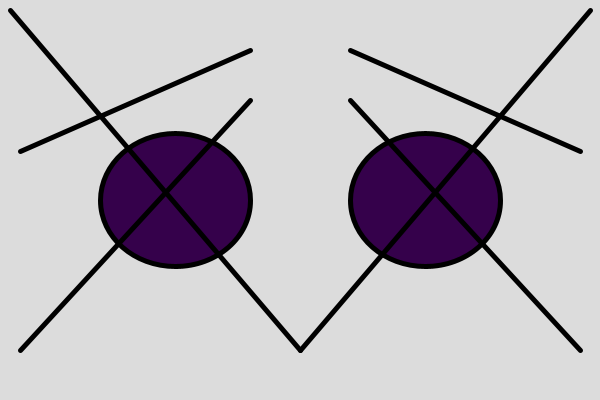
Frame 1 (no input)
Frame 60 (the mouse pressed at the canvas centre just before this capture): identical to frame 1, image omitted
Frame 120 (the mouse held since frame 60 and released just before this capture): identical to frame 1, image omitted

The Processing sketch that drew this single still picture (run headless with seeded random() and noise(); from frame 60 on, the mouse is pressed at the canvas centre):

// Processing sketch: processing_11743
// ── processing_11743.pde


/*
Create a variable to store a value that represents a "mode" within the program.
See how it's simply used in draw(), and changed in keyReleased()
-Here, we'll use a value of 0 to mean "symmetric mode" and 1 to mean asymmetric mode.

Briefly see
http://en.wikipedia.org/wiki/Finite-state_machine
and recognize how this is a 2 state machine, with transitions when the space bar is pressed.
How would you transition to symmetric with the 's' key and asymmetric with the 'a' key?
*/

int drawingMode = 0;

//some variables to model properties of our drawings:
float symmetryProperty1;
float symmetryProperty2;
//when you have multiple variables of the same type, you can create them like this:
float asymmetryProperty1, asymmetryProperty2, asymmetryProperty3;
float asymmetryProperty4, asymmetryProperty5;

//color palette = color(palette);


void setup() {
  size(600, 400);
  smooth();
  rectMode(CENTER);
  colorMode(HSB);
  fill(200, 250, 75);
  stroke(0, 0, 0);
  strokeWeight(5);
  changeSymmetricComposition();
  changeAsymmetricComposition();
//  createColorPalette();
}


void draw() {

  background(0, 0, 220);

  //based on the drawing mode, call the appropriate function (as defined below)
  if (drawingMode == 0) {
    drawSymmetricComposition();
  } else if (drawingMode == 1) {
    drawAsymmetricComposition();
  }

}

/*
keyReleased() is a special kind of function, known as an event handler

Here, the event is the releasing of a key on the keyboard, 
and this function is automatically called when that happens, 
once for each key (right after draw() finishes this frame).

This is how we add interactivity to programs. We'll change values of variables here based on what
key was pressed, and then those variables will affect what happens the next time draw() runs.
*/
void keyReleased() {
  //look for the space bar
  if (key == ' ') {
    if (drawingMode == 0) {
      drawingMode = 1;
      //change the properties of our drawing, but *only* when we switch modes (not every frame!)
      changeSymmetricComposition();
    } else if (drawingMode == 1) {
      drawingMode = 0;
      //change the properties of our drawing, but *only* when we switch modes (not every frame!)
      changeAsymmetricComposition();
    }
  }
}


void drawSymmetricComposition() {
  //draw two mirrored rectangles
  //rect(symmetryProperty1, symmetryProperty2 * 2/3, symmetryProperty1 / 2, symmetryProperty1 / 3);
  ellipse(175, 200, 150, symmetryProperty1);
  line(20, symmetryProperty2, 250, 50);
  line(20, 350, 250, 100);
  line(10, 10, 300, 350);
  ellipse(425, 200, 150, symmetryProperty1);
  line(580, symmetryProperty2, 350, 50);
  line(580, 350, 350, 100);
  line(590, 10, 300, 350);
  //rect(width - symmetryProperty1, symmetryProperty2 * 2/3, symmetryProperty1 / 2, symmetryProperty1 / 3);
}

void drawAsymmetricComposition() {
  //draw two almost mirrored rectangles, but vary them
  //rect(asymmetryProperty1, asymmetryProperty3, asymmetryProperty1 / 2, asymmetryProperty1 / 3);
  //rect(width - asymmetryProperty1 * .8, asymmetryProperty2 * 3/5, asymmetryProperty1, asymmetryProperty2 );
  ellipse(150, asymmetryProperty1, 200, 100);
  line(250, 250, 110, 25);
  line(asymmetryProperty2, 10, 100, height - asymmetryProperty1);
  ellipse(490, 245, asymmetryProperty3 - width, 115);
  line(580, 300, 350, 50);
  line(580, asymmetryProperty3, 350, 150); 
  line(500, 15, 420, 350);
  line(275, 50, 585, 375);
  
}

//randomize some values:
void changeSymmetricComposition() {
 symmetryProperty1 = random(10, 200); 
 symmetryProperty2 = random(height / 4, height * 3 / 4);
 //fill(30, 20, 100, 10);
 
}

void changeAsymmetricComposition() {
 asymmetryProperty1 = random(70, 180);  
 asymmetryProperty2 = random(height / 4, height * 3 / 4);  
 asymmetryProperty3 = random(width / 3, height * 2);  
 asymmetryProperty4 = random(450, 600);
 asymmetryProperty5 = random(10, 10);
}

//void palette() {
//  color(85, 10, 200, 3);
//  color(100, 50, 45);
//  color(12, 250, 200);
//}
